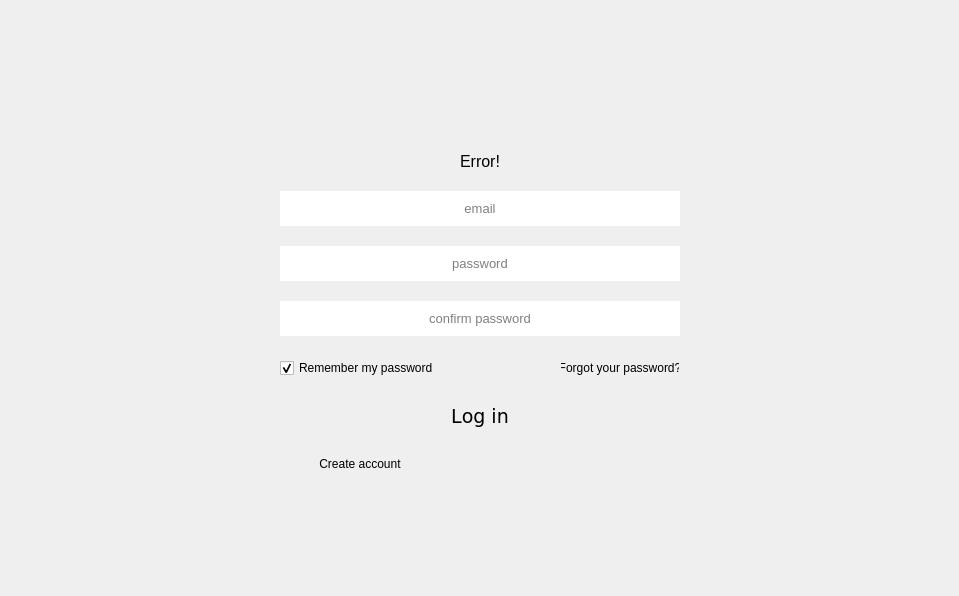
<?xml version="1.0" encoding="UTF-8"?>
<ui version="4.0">
 <class>LoginWindow</class>
 <widget class="QWidget" name="LoginWindow">
  <property name="geometry">
   <rect>
    <x>0</x>
    <y>0</y>
    <width>959</width>
    <height>596</height>
   </rect>
  </property>
  <property name="windowTitle">
   <string>Form</string>
  </property>
  <layout class="QGridLayout" name="gridLayout">
   <property name="leftMargin">
    <number>0</number>
   </property>
   <property name="topMargin">
    <number>0</number>
   </property>
   <property name="rightMargin">
    <number>0</number>
   </property>
   <property name="bottomMargin">
    <number>0</number>
   </property>
   <property name="spacing">
    <number>0</number>
   </property>
   <item row="0" column="0">
    <widget class="QWidget" name="MainWidget" native="true">
     <layout class="QGridLayout" name="gridLayout_2">
      <property name="leftMargin">
       <number>3</number>
      </property>
      <property name="topMargin">
       <number>3</number>
      </property>
      <property name="rightMargin">
       <number>3</number>
      </property>
      <property name="bottomMargin">
       <number>3</number>
      </property>
      <property name="spacing">
       <number>0</number>
      </property>
      <item row="0" column="3">
       <layout class="QHBoxLayout" name="TopButtons">
        <property name="spacing">
         <number>0</number>
        </property>
        <property name="sizeConstraint">
         <enum>QLayout::SetNoConstraint</enum>
        </property>
        <property name="rightMargin">
         <number>0</number>
        </property>
        <property name="bottomMargin">
         <number>5</number>
        </property>
        <item>
         <spacer name="topRightHorizontalSpacer">
          <property name="orientation">
           <enum>Qt::Horizontal</enum>
          </property>
          <property name="sizeHint" stdset="0">
           <size>
            <width>40</width>
            <height>20</height>
           </size>
          </property>
         </spacer>
        </item>
        <item>
         <widget class="QPushButton" name="min_button">
          <property name="minimumSize">
           <size>
            <width>25</width>
            <height>25</height>
           </size>
          </property>
          <property name="maximumSize">
           <size>
            <width>25</width>
            <height>25</height>
           </size>
          </property>
          <property name="font">
           <font>
            <pointsize>40</pointsize>
           </font>
          </property>
          <property name="styleSheet">
           <string notr="true">#min_button
{
	border-image: url(:min.png);
	border: none;
	background:none;
	background-repeat: none;
}

#min_button:hover 
{
	background-color:rgb(150, 0, 65);
}</string>
          </property>
          <property name="text">
           <string notr="true"/>
          </property>
          <property name="shortcut">
           <string notr="true"/>
          </property>
          <property name="autoDefault">
           <bool>false</bool>
          </property>
          <property name="default">
           <bool>false</bool>
          </property>
          <property name="flat">
           <bool>true</bool>
          </property>
         </widget>
        </item>
        <item>
         <widget class="QPushButton" name="full_size_button">
          <property name="minimumSize">
           <size>
            <width>25</width>
            <height>25</height>
           </size>
          </property>
          <property name="maximumSize">
           <size>
            <width>25</width>
            <height>25</height>
           </size>
          </property>
          <property name="font">
           <font>
            <pointsize>40</pointsize>
           </font>
          </property>
          <property name="styleSheet">
           <string notr="true">#full_size_button
{
	border-image: url(:full_size.png);
	border: none;
	background:none;
	background-repeat: none;
}

#full_size_button:hover 
{
	background-color:rgb(150, 0, 65);
}</string>
          </property>
          <property name="text">
           <string notr="true"/>
          </property>
          <property name="shortcut">
           <string notr="true"/>
          </property>
          <property name="autoDefault">
           <bool>false</bool>
          </property>
          <property name="default">
           <bool>false</bool>
          </property>
          <property name="flat">
           <bool>true</bool>
          </property>
         </widget>
        </item>
        <item>
         <widget class="QPushButton" name="exit_button">
          <property name="minimumSize">
           <size>
            <width>25</width>
            <height>25</height>
           </size>
          </property>
          <property name="maximumSize">
           <size>
            <width>25</width>
            <height>25</height>
           </size>
          </property>
          <property name="sizeIncrement">
           <size>
            <width>1</width>
            <height>1</height>
           </size>
          </property>
          <property name="font">
           <font>
            <pointsize>12</pointsize>
           </font>
          </property>
          <property name="styleSheet">
           <string notr="true">#exit_button
{
	border-image: url(:exit.png);
	border: none;
	background:none;
	background-repeat: none;
}

#exit_button:hover 
{
	background-color:rgb(203, 0, 88);
}</string>
          </property>
          <property name="text">
           <string notr="true"/>
          </property>
          <property name="shortcut">
           <string notr="true"/>
          </property>
          <property name="autoDefault">
           <bool>false</bool>
          </property>
          <property name="default">
           <bool>false</bool>
          </property>
          <property name="flat">
           <bool>true</bool>
          </property>
         </widget>
        </item>
       </layout>
      </item>
      <item row="1" column="0">
       <spacer name="topLeftHorizontalSpacer">
        <property name="orientation">
         <enum>Qt::Horizontal</enum>
        </property>
        <property name="sizeHint" stdset="0">
         <size>
          <width>276</width>
          <height>20</height>
         </size>
        </property>
       </spacer>
      </item>
      <item row="1" column="1">
       <layout class="QVBoxLayout" name="verticalLayout" stretch="0,0,0,0,0,0,0,0,0">
        <property name="spacing">
         <number>20</number>
        </property>
        <property name="sizeConstraint">
         <enum>QLayout::SetFixedSize</enum>
        </property>
        <property name="leftMargin">
         <number>0</number>
        </property>
        <item>
         <spacer name="topVerticalSpacer">
          <property name="orientation">
           <enum>Qt::Vertical</enum>
          </property>
          <property name="sizeHint" stdset="0">
           <size>
            <width>20</width>
            <height>0</height>
           </size>
          </property>
         </spacer>
        </item>
        <item>
         <widget class="QLabel" name="Error">
          <property name="font">
           <font>
            <pointsize>12</pointsize>
           </font>
          </property>
          <property name="text">
           <string>Error!</string>
          </property>
          <property name="alignment">
           <set>Qt::AlignCenter</set>
          </property>
         </widget>
        </item>
        <item>
         <widget class="QLineEdit" name="Name">
          <property name="sizePolicy">
           <sizepolicy hsizetype="Fixed" vsizetype="Fixed">
            <horstretch>0</horstretch>
            <verstretch>0</verstretch>
           </sizepolicy>
          </property>
          <property name="minimumSize">
           <size>
            <width>400</width>
            <height>35</height>
           </size>
          </property>
          <property name="maximumSize">
           <size>
            <width>350</width>
            <height>35</height>
           </size>
          </property>
          <property name="font">
           <font>
            <pointsize>10</pointsize>
            <stylestrategy>PreferAntialias</stylestrategy>
            <kerning>true</kerning>
           </font>
          </property>
          <property name="styleSheet">
           <string notr="true"/>
          </property>
          <property name="inputMask">
           <string/>
          </property>
          <property name="text">
           <string/>
          </property>
          <property name="frame">
           <bool>false</bool>
          </property>
          <property name="alignment">
           <set>Qt::AlignCenter</set>
          </property>
          <property name="placeholderText">
           <string>email</string>
          </property>
          <property name="cursorMoveStyle">
           <enum>Qt::LogicalMoveStyle</enum>
          </property>
         </widget>
        </item>
        <item>
         <widget class="QLineEdit" name="Pass">
          <property name="minimumSize">
           <size>
            <width>400</width>
            <height>35</height>
           </size>
          </property>
          <property name="maximumSize">
           <size>
            <width>350</width>
            <height>35</height>
           </size>
          </property>
          <property name="font">
           <font>
            <pointsize>10</pointsize>
            <stylestrategy>PreferAntialias</stylestrategy>
           </font>
          </property>
          <property name="styleSheet">
           <string notr="true"/>
          </property>
          <property name="inputMethodHints">
           <set>Qt::ImhHiddenText|Qt::ImhNoAutoUppercase|Qt::ImhNoPredictiveText|Qt::ImhSensitiveData</set>
          </property>
          <property name="inputMask">
           <string notr="true"/>
          </property>
          <property name="text">
           <string notr="true"/>
          </property>
          <property name="frame">
           <bool>false</bool>
          </property>
          <property name="echoMode">
           <enum>QLineEdit::Password</enum>
          </property>
          <property name="alignment">
           <set>Qt::AlignCenter</set>
          </property>
          <property name="readOnly">
           <bool>false</bool>
          </property>
          <property name="placeholderText">
           <string>password</string>
          </property>
         </widget>
        </item>
        <item>
         <widget class="QLineEdit" name="repeatPassword">
          <property name="minimumSize">
           <size>
            <width>400</width>
            <height>35</height>
           </size>
          </property>
          <property name="maximumSize">
           <size>
            <width>400</width>
            <height>35</height>
           </size>
          </property>
          <property name="font">
           <font>
            <pointsize>10</pointsize>
            <stylestrategy>PreferAntialias</stylestrategy>
           </font>
          </property>
          <property name="inputMask">
           <string notr="true"/>
          </property>
          <property name="text">
           <string notr="true"/>
          </property>
          <property name="frame">
           <bool>false</bool>
          </property>
          <property name="echoMode">
           <enum>QLineEdit::Password</enum>
          </property>
          <property name="alignment">
           <set>Qt::AlignCenter</set>
          </property>
          <property name="readOnly">
           <bool>false</bool>
          </property>
          <property name="placeholderText">
           <string>confirm password</string>
          </property>
         </widget>
        </item>
        <item>
         <layout class="QHBoxLayout" name="horizontalLayout">
          <property name="spacing">
           <number>0</number>
          </property>
          <property name="sizeConstraint">
           <enum>QLayout::SetMinAndMaxSize</enum>
          </property>
          <property name="topMargin">
           <number>1</number>
          </property>
          <item>
           <widget class="QCheckBox" name="Remember">
            <property name="sizePolicy">
             <sizepolicy hsizetype="Minimum" vsizetype="Fixed">
              <horstretch>0</horstretch>
              <verstretch>0</verstretch>
             </sizepolicy>
            </property>
            <property name="minimumSize">
             <size>
              <width>175</width>
              <height>22</height>
             </size>
            </property>
            <property name="maximumSize">
             <size>
              <width>175</width>
              <height>22</height>
             </size>
            </property>
            <property name="font">
             <font>
              <stylestrategy>PreferAntialias</stylestrategy>
             </font>
            </property>
            <property name="layoutDirection">
             <enum>Qt::LeftToRight</enum>
            </property>
            <property name="styleSheet">
             <string notr="true"/>
            </property>
            <property name="text">
             <string>Remember my password</string>
            </property>
            <property name="iconSize">
             <size>
              <width>20</width>
              <height>20</height>
             </size>
            </property>
            <property name="shortcut">
             <string notr="true"/>
            </property>
            <property name="checked">
             <bool>true</bool>
            </property>
            <property name="autoRepeat">
             <bool>true</bool>
            </property>
            <property name="autoExclusive">
             <bool>true</bool>
            </property>
            <property name="tristate">
             <bool>false</bool>
            </property>
           </widget>
          </item>
          <item>
           <spacer name="horizontalSpacer">
            <property name="orientation">
             <enum>Qt::Horizontal</enum>
            </property>
            <property name="sizeType">
             <enum>QSizePolicy::Preferred</enum>
            </property>
            <property name="sizeHint" stdset="0">
             <size>
              <width>128</width>
              <height>20</height>
             </size>
            </property>
           </spacer>
          </item>
          <item>
           <widget class="QPushButton" name="Recovery">
            <property name="sizePolicy">
             <sizepolicy hsizetype="Fixed" vsizetype="Fixed">
              <horstretch>0</horstretch>
              <verstretch>0</verstretch>
             </sizepolicy>
            </property>
            <property name="minimumSize">
             <size>
              <width>120</width>
              <height>22</height>
             </size>
            </property>
            <property name="maximumSize">
             <size>
              <width>120</width>
              <height>22</height>
             </size>
            </property>
            <property name="font">
             <font>
              <stylestrategy>PreferAntialias</stylestrategy>
             </font>
            </property>
            <property name="layoutDirection">
             <enum>Qt::LeftToRight</enum>
            </property>
            <property name="styleSheet">
             <string notr="true"/>
            </property>
            <property name="text">
             <string>Forgot your password?</string>
            </property>
            <property name="flat">
             <bool>true</bool>
            </property>
           </widget>
          </item>
         </layout>
        </item>
        <item>
         <widget class="QPushButton" name="login">
          <property name="sizePolicy">
           <sizepolicy hsizetype="Fixed" vsizetype="Fixed">
            <horstretch>0</horstretch>
            <verstretch>0</verstretch>
           </sizepolicy>
          </property>
          <property name="minimumSize">
           <size>
            <width>400</width>
            <height>35</height>
           </size>
          </property>
          <property name="maximumSize">
           <size>
            <width>400</width>
            <height>35</height>
           </size>
          </property>
          <property name="font">
           <font>
            <family>DejaVu Sans Light</family>
            <pointsize>14</pointsize>
            <weight>50</weight>
            <italic>false</italic>
            <bold>false</bold>
            <stylestrategy>PreferAntialias</stylestrategy>
            <kerning>false</kerning>
           </font>
          </property>
          <property name="styleSheet">
           <string notr="true"/>
          </property>
          <property name="text">
           <string>Log in</string>
          </property>
          <property name="shortcut">
           <string notr="true"/>
          </property>
          <property name="autoDefault">
           <bool>false</bool>
          </property>
          <property name="default">
           <bool>false</bool>
          </property>
          <property name="flat">
           <bool>true</bool>
          </property>
         </widget>
        </item>
        <item>
         <widget class="QPushButton" name="Registration">
          <property name="minimumSize">
           <size>
            <width>160</width>
            <height>18</height>
           </size>
          </property>
          <property name="maximumSize">
           <size>
            <width>80</width>
            <height>20</height>
           </size>
          </property>
          <property name="font">
           <font>
            <stylestrategy>PreferAntialias</stylestrategy>
           </font>
          </property>
          <property name="layoutDirection">
           <enum>Qt::LeftToRight</enum>
          </property>
          <property name="text">
           <string>Create account</string>
          </property>
          <property name="autoDefault">
           <bool>false</bool>
          </property>
          <property name="default">
           <bool>false</bool>
          </property>
          <property name="flat">
           <bool>true</bool>
          </property>
         </widget>
        </item>
        <item>
         <spacer name="bottomVerticalSpacer">
          <property name="orientation">
           <enum>Qt::Vertical</enum>
          </property>
          <property name="sizeType">
           <enum>QSizePolicy::MinimumExpanding</enum>
          </property>
          <property name="sizeHint" stdset="0">
           <size>
            <width>20</width>
            <height>0</height>
           </size>
          </property>
         </spacer>
        </item>
       </layout>
      </item>
      <item row="1" column="2" colspan="2">
       <spacer name="rightHorizontalSpacer">
        <property name="orientation">
         <enum>Qt::Horizontal</enum>
        </property>
        <property name="sizeHint" stdset="0">
         <size>
          <width>275</width>
          <height>20</height>
         </size>
        </property>
       </spacer>
      </item>
     </layout>
    </widget>
   </item>
  </layout>
 </widget>
 <resources/>
 <connections/>
</ui>
